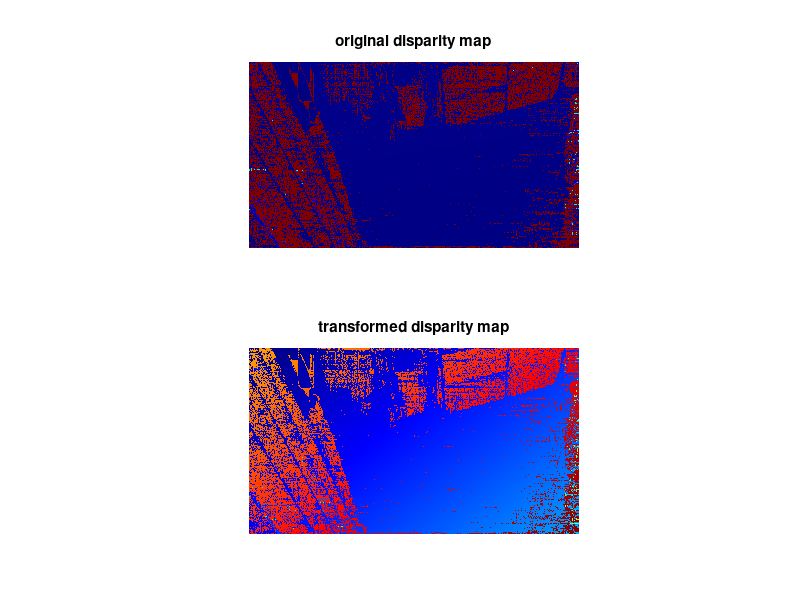

Recreate this plot in MATLAB.
%%%%%%%%%%%%---TITS source code---%%%%%%%%%%%%
% This code was created by Dr. Rui Ranger Fan 
% email: rui.fan@ieee.org
% web:   ruirangerfan.com
%% Road Damage Detection Based on Unsupervised Disparity Map Segmentation



% import numpy as np
% import scipy.io
% depth = np.load('depth.npy')
% mydata = dict()
% mydata['depth'] = depth
% scipy.io.savemat('depth.mat', {'mydata': mydata})



clc;
clear all; 
close all; 

%load('data.mat')

%load('disparity.mat')
%disp=M;

%load('depth-subpixel.mat')
%load('depth-extended.mat')
load('depth-extended-2.mat')
disp=d = double(mydata.depth);

fprintf('size(disp) is %s - double: %d - uint16: %d\n', mat2str(size(disp)), isa(disp,'double'), isa(disp,'uint16'))
%quit

%% disparity transformation
tic;
[vmax,umax]=size(disp);
v_map=[1:vmax]'*ones(1,umax);
u_map= ones(vmax,1)*[1:umax];

v=reshape(v_map,[vmax*umax,1]);
u=reshape(u_map,[vmax*umax,1]);
d=reshape(disp,[vmax*umax,1]);
    
u(d==0)=[];
v(d==0)=[];
d(d==0)=[];
    
Su=sum(u);
Sv=sum(v);
Sd=sum(d);
Su2=sum(u.^2);
Sv2=sum(v.^2);
Sdu=sum(u.*d);
Sdv=sum(v.*d);
Suv=sum(u.*v);
n=length(u);
 
beta0=(Sd^2*(Sv2+Su2)-2*Sd*(Sv*Sdv+Su*Sdu)+n*(Sdv^2+Sdu^2))/2;
beta1=(Sd^2*(Sv2-Su2)+2*Sd*(Su*Sdu-Sv*Sdv)+n*(Sdv^2-Sdu^2))/2;
beta2=-Sd^2*Suv+Sd*(Sv*Sdu+Su*Sdv)-n*Sdv*Sdu;
gamma0=(n*Sv2+n*Su2-Sv^2-Su^2)/2;
gamma1=(n*Sv2-n*Su2-Sv^2+Su^2)/2;
gamma2=Sv*Su-n*Suv;
clear Su Sv Sd Su2 Sv2 Sdu Sdv Suv Suv vmax umax

A=(beta1*gamma0-beta0*gamma1);
B=(beta0*gamma2-beta2*gamma0);
C=(beta1*gamma2-beta2*gamma1);
    
delta=A^2+B^2-C^2;
tmp1=(A+sqrt(delta))/(B-C);
tmp2=(A-sqrt(delta))/(B-C);
theta1=atan(tmp1);
theta2=atan(tmp2);
clear A B C beta0 beta1 beta2 gamma0 gamma1 gamma2 tmp1 tmp2 delta

t1=v*cos(theta1)-u*sin(theta1);
t2=v*cos(theta2)-u*sin(theta2);

T1=[ones(n,1),t1];
T2=[ones(n,1),t2];
    
f1=d'*T1*inv(T1'*T1)*T1'*d;
f2=d'*T2*inv(T2'*T2)*T2'*d;

if f1<f2
    theta=theta2;
else
    theta=theta1;
end
clear t1 t2 T1 T2 f1 f2 theta1 theta2

t=v*cos(theta)-u*sin(theta);
T=[ones(n,1),t];
a=inv(T'*T)*T'*d;

t_map=v_map*cos(theta)-u_map*sin(theta);
disp1=disp-(a(1)+a(2)*t_map)+30;
disp1(disp==0)=0;
clear t_map v_map u_map theta a u v d t n T 
% disp1 is the transformed disparity map
toc;

figure;
ax = subplot(2,1,1); imshow(disp, [],'Colormap',jet(4096));
title('original disparity map');
ax = subplot(2,1,2); imshow(disp1,[],'Colormap',jet(4096));
title('transformed disparity map');

disp ("wait please...");
pause (50);
clc;
